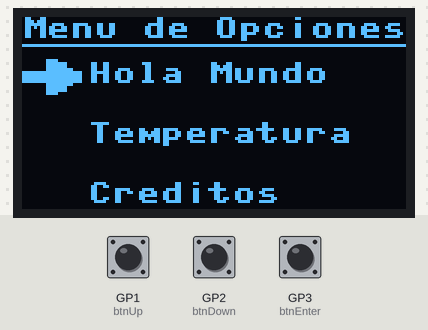
The program below on a simulated Raspberry Pi Pico running MicroPython. Shown: 128×64 one-colour display. Inputs (shaded band) come from the test bench; at power-on: GP3 (btnEnter) HIGH, GP1 (btnUp) HIGH, GP2 (btnDown) HIGH.

Above: at 1.3 s.
1.4 s: GP3 (btnEnter) pulled LOW for 1 s
At 3.3 s:
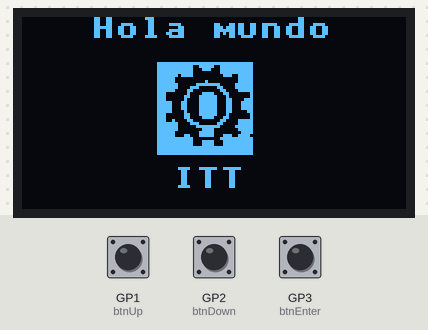
3.9 s: GP3 (btnEnter) pulled LOW for 0.15 s
At 5.0 s:
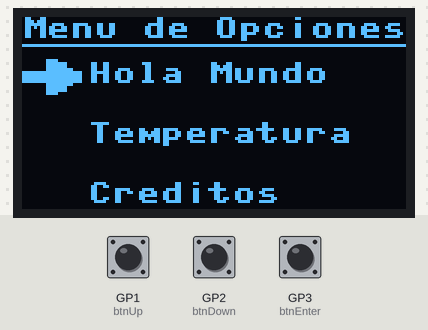
5.5 s: GP1 (btnUp) pulled LOW for 3.2 s
At 9.8 s:
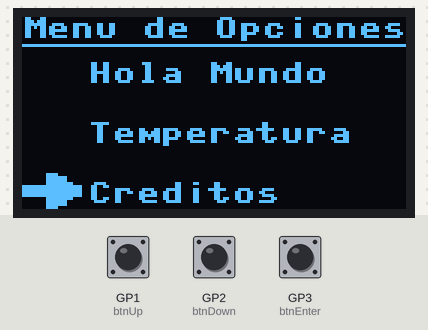
10.2 s: GP3 (btnEnter) pulled LOW for 0.15 s
At 10.9 s:
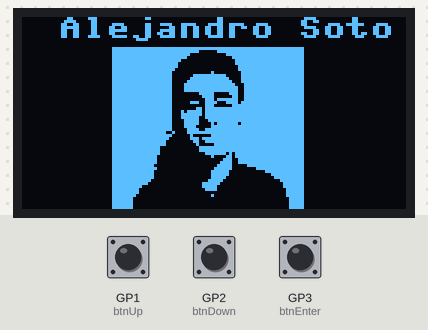
11.8 s: GP3 (btnEnter) pulled LOW for 3.2 s
At 15.6 s:
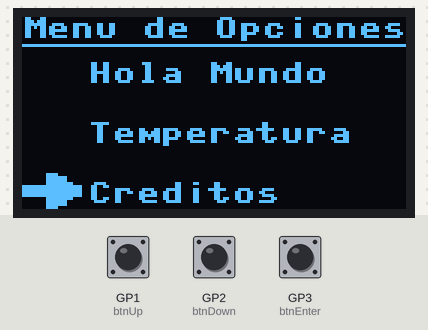
Timing chart, 0 to 17.1 s (numbered marks = the images above; inputs shaded):
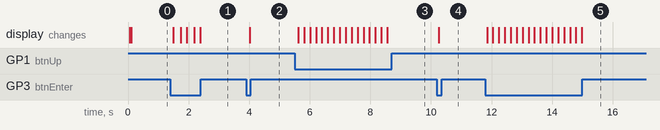

The program:

main.py
```python
import framebuf
from utime import sleep
from machine import Pin, I2C
from ssd1306 import SSD1306_I2C

# https://wokwi.com/projects/379037543681083393

pix_res_x = 128
pix_res_y = 64
onMenu = True
option = 1

btnUp = Pin(1, Pin.IN, Pin.PULL_UP)
btnDown = Pin(2, Pin.IN, Pin.PULL_UP)
btnEnter = Pin(3, Pin.IN, Pin.PULL_UP)

i2c = I2C(0, scl=Pin(21), sda=Pin(20), freq=200000)
oled = SSD1306_I2C(pix_res_x, pix_res_y, i2c)

cursor = bytearray([0x00, 0x00, 0x00, 0x00, 0x00, 0x00, 0x00, 0x00, 0x00, 0x00, 0x00, 0x00, 0x00, 0xf0, 0x00, 0x00,
0xfe, 0x00, 0x00, 0xfe, 0x00, 0x00, 0xff, 0x80, 0xff, 0xff, 0xf0, 0xff, 0xff, 0xf0, 0xff, 0xff,
0xf0, 0xff, 0xff, 0xf0, 0x00, 0xff, 0x80, 0x00, 0xfe, 0x00, 0x00, 0xfe, 0x00, 0x00, 0xf0, 0x00,
0x00, 0x00, 0x00, 0x00, 0x00, 0x00, 0x00, 0x00, 0x00, 0x00, 0x00, 0x00])

temp = bytearray([0x00, 0x0f, 0x00, 0x00, 0x00, 0x1f, 0x80, 0x00, 0x00, 0x39, 0xc0, 0x00, 0x00, 0x30, 0xcf, 0xc0,
0x00, 0x30, 0xcf, 0xc0, 0x00, 0x30, 0xc0, 0x00, 0x00, 0x30, 0xc0, 0x00, 0x00, 0x30, 0xcf, 0xc0,
0x00, 0x30, 0xcf, 0xc0, 0x00, 0x30, 0xc0, 0x00, 0x00, 0x30, 0xc0, 0x00, 0x00, 0x36, 0xcf, 0xc0,
0x00, 0x36, 0xcf, 0xc0, 0x00, 0x36, 0xc0, 0x00, 0x00, 0x36, 0xc0, 0x00, 0x00, 0x36, 0xc7, 0xc0,
0x00, 0x36, 0xc7, 0xc0, 0x00, 0x76, 0xe0, 0x00, 0x00, 0xf6, 0xf0, 0x00, 0x01, 0xcf, 0x38, 0x00,
0x01, 0xbf, 0xd8, 0x00, 0x03, 0xbf, 0xdc, 0x00, 0x03, 0x7f, 0xec, 0x00, 0x03, 0x7f, 0xec, 0x00,
0x03, 0x7f, 0xec, 0x00, 0x03, 0x7f, 0xec, 0x00, 0x03, 0xbf, 0xdc, 0x00, 0x01, 0xbf, 0xd8, 0x00,
0x01, 0xcf, 0x38, 0x00, 0x00, 0xf0, 0xf0, 0x00, 0x00, 0x7f, 0xe0, 0x00, 0x00, 0x1f, 0x80, 0x00])

logo = bytearray([0xff, 0xff, 0xff, 0xff, 0xff, 0xf3, 0xe7, 0xff, 0xff, 0xf1, 0xc7, 0xff, 0xff, 0xf0, 0x07, 0xff,
0xfe, 0xf0, 0x03, 0x9f, 0xfc, 0x00, 0x00, 0x1f, 0xfc, 0x00, 0x80, 0x1f, 0xfe, 0x07, 0xf8, 0x3f,
0xfe, 0x1c, 0x0c, 0x3f, 0xfc, 0x30, 0x06, 0x1f, 0xe0, 0x21, 0xe3, 0x01, 0xe0, 0x63, 0xf1, 0x01,
0xe0, 0x43, 0xf1, 0x87, 0xf8, 0xc3, 0xf1, 0x8f, 0xf8, 0xc3, 0xf1, 0x8f, 0xf8, 0xc3, 0xf1, 0x8f,
0xf8, 0x43, 0xf1, 0x83, 0xe0, 0x63, 0xf1, 0x01, 0xe0, 0x61, 0xe3, 0x01, 0xe4, 0x30, 0x06, 0x1f,
0xfe, 0x1c, 0x0c, 0x1f, 0xfe, 0x07, 0xf8, 0x3f, 0xfe, 0x01, 0xe0, 0x1f, 0xfc, 0x03, 0xe0, 0x0f,
0xfc, 0x63, 0xe3, 0x9e, 0xff, 0xf0, 0x07, 0xff, 0xff, 0xf1, 0xe3, 0xff, 0xff, 0xf1, 0xe3, 0xff,
0xff, 0xff, 0xff, 0xff, 0xff, 0xff, 0xff, 0xff, 0xff, 0xff, 0xff, 0xff, 0x00, 0x00, 0x00, 0x00])

foto = bytearray([0xff, 0xff, 0xff, 0xff, 0xff, 0xff, 0xff, 0xff, 0xff, 0xff, 0xff, 0xf8, 0x1f, 0xff, 0xff, 0xff,
0xff, 0xff, 0xff, 0xc0, 0x03, 0xff, 0xff, 0xff, 0xff, 0xff, 0xff, 0x80, 0x00, 0xff, 0xff, 0xff,
0xff, 0xff, 0xfe, 0x00, 0x00, 0x7f, 0xff, 0xff, 0xff, 0xff, 0xfc, 0x00, 0x00, 0x7f, 0xff, 0xff,
0xff, 0xff, 0xfc, 0x00, 0x00, 0x3f, 0xff, 0xff, 0xff, 0xff, 0xf8, 0x00, 0x00, 0x3f, 0xff, 0xff,
0xff, 0xff, 0xf0, 0x00, 0x40, 0x1f, 0xff, 0xff, 0xff, 0xff, 0xf0, 0x1f, 0xfc, 0x1f, 0xff, 0xff,
0xff, 0xff, 0xf0, 0x3f, 0xfe, 0x1f, 0xff, 0xff, 0xff, 0xff, 0xf0, 0x7f, 0xff, 0x1f, 0xff, 0xff,
0xff, 0xff, 0xf0, 0xff, 0xff, 0x8f, 0xff, 0xff, 0xff, 0xff, 0xf0, 0xff, 0xff, 0xcf, 0xff, 0xff,
0xff, 0xff, 0xf0, 0xff, 0xff, 0xcf, 0xff, 0xff, 0xff, 0xff, 0xf0, 0x07, 0xc1, 0xcf, 0xff, 0xff,
0xff, 0xff, 0xf0, 0x03, 0xc0, 0xcf, 0xff, 0xff, 0xff, 0xff, 0xf0, 0x01, 0xdf, 0xcf, 0xff, 0xff,
0xff, 0xff, 0xf0, 0x39, 0xe3, 0xdf, 0xff, 0xff, 0xff, 0xff, 0xf0, 0x01, 0xc0, 0xff, 0xff, 0xff,
0xff, 0xff, 0xf0, 0x0d, 0xff, 0xff, 0xff, 0xff, 0xff, 0xff, 0xf1, 0x7d, 0xff, 0xff, 0xff, 0xff,
0xff, 0xff, 0xf1, 0xfd, 0xff, 0xff, 0xff, 0xff, 0xff, 0xff, 0xf1, 0xf9, 0xff, 0xff, 0xff, 0xff,
0xff, 0xff, 0xf0, 0xf8, 0xff, 0xff, 0xff, 0xff, 0xff, 0xff, 0xf0, 0xf8, 0x5f, 0xdf, 0xff, 0xff,
0xff, 0xff, 0xf0, 0xf0, 0x7f, 0xff, 0xff, 0xff, 0xff, 0xff, 0xf0, 0x79, 0xff, 0xff, 0xff, 0xff,
0xff, 0xff, 0xc8, 0x7f, 0xff, 0xff, 0xff, 0xff, 0xff, 0xff, 0xf0, 0x20, 0x7f, 0xff, 0xff, 0xff,
0xff, 0xff, 0xe0, 0x3b, 0xff, 0xff, 0xff, 0xff, 0xff, 0xff, 0xc0, 0x19, 0xff, 0xff, 0xff, 0xff,
0xff, 0xff, 0xc0, 0x08, 0x3f, 0xff, 0xff, 0xff, 0xff, 0xff, 0x00, 0x07, 0xff, 0xff, 0xff, 0xff,
0xff, 0xff, 0x00, 0x07, 0xff, 0xff, 0xff, 0xff, 0xff, 0xff, 0x00, 0x01, 0xfd, 0x7f, 0xff, 0xff,
0xff, 0xfe, 0x00, 0x00, 0x43, 0x7f, 0xff, 0xff, 0xff, 0xfe, 0x00, 0x00, 0x07, 0x3f, 0xff, 0xff,
0xff, 0xfe, 0x00, 0x00, 0x0f, 0x3f, 0xff, 0xff, 0xff, 0xfc, 0x00, 0x00, 0x1f, 0x07, 0xff, 0xff,
0xff, 0xfe, 0x00, 0x00, 0x3f, 0x00, 0xff, 0xff, 0xff, 0xfc, 0x00, 0x00, 0x7e, 0x00, 0x1f, 0xff,
0xff, 0xfc, 0x00, 0x00, 0x7e, 0x00, 0x07, 0xff, 0xff, 0xfc, 0x00, 0x00, 0x7c, 0x00, 0x03, 0xff,
0xff, 0xf8, 0x00, 0x00, 0xf8, 0x00, 0x00, 0xff, 0xff, 0xf0, 0x00, 0x03, 0xf0, 0x00, 0x00, 0x7f,
0xff, 0xc0, 0x00, 0x03, 0xe0, 0x00, 0x00, 0x7f, 0xff, 0x80, 0x00, 0x01, 0xe0, 0x00, 0x00, 0x3f,
0xff, 0x80, 0x00, 0x00, 0x00, 0x00, 0x00, 0x3f, 0xff, 0x00, 0x00, 0x00, 0x40, 0x00, 0x00, 0x3f,
0xfe, 0x00, 0x00, 0x00, 0x00, 0x00, 0x00, 0x1f, 0xfe, 0x00, 0x00, 0x00, 0x00, 0x00, 0x00, 0x1f,
0xfe, 0x00, 0x00, 0x00, 0x00, 0x00, 0x00, 0x1f, 0xfe, 0x00, 0x00, 0x00, 0x00, 0x00, 0x00, 0x1f,
0xfc, 0x00, 0x00, 0x00, 0x00, 0x00, 0x00, 0x0f, 0xf8, 0x00, 0x00, 0x00, 0x00, 0x00, 0x00, 0x0f,
0xf0, 0x00, 0x00, 0x00, 0x00, 0x00, 0x00, 0x0f, 0xe0, 0x00, 0x00, 0x00, 0x00, 0x00, 0x00, 0x0f,
0xe0, 0x00, 0x00, 0x00, 0x00, 0x00, 0x00, 0x07, 0xc0, 0x00, 0x00, 0x00, 0x00, 0x00, 0x00, 0x07,
0xc0, 0x00, 0x00, 0x00, 0x00, 0x00, 0x00, 0x07, 0x80, 0x00, 0x00, 0x00, 0x00, 0x00, 0x00, 0x07,
0x80, 0x00, 0x00, 0x00, 0x00, 0x00, 0x00, 0x03, 0x80, 0x00, 0x00, 0x00, 0x00, 0x00, 0x00, 0x03])

def Menu(oled, option):
    oled.fill(0)
    oled.text("Menu de Opciones", 0, 0)
    oled.hline(0, 9, 128, 1)
    oled.text("Hola Mundo", 22, 15)
    oled.text("Temperatura", 22, 35)
    oled.text("Creditos", 22, 55)
    if option == 1:
        oled.fill_rect(0, 48, 20, 20, 0)
        oled.fill_rect(0, 30, 20, 20, 0)

        displayImg(oled, cursor, 20, 20, 0, 10)
    elif option == 2:
        oled.fill_rect(0, 10, 20, 20, 0)

        oled.fill_rect(0, 48, 20, 20, 0)
        displayImg(oled, cursor, 20, 20, 0, 30)
    elif option == 3:
        oled.fill_rect(0, 10, 20, 20, 0)
        oled.fill_rect(0, 30, 20, 20, 0)

        displayImg(oled, cursor, 20, 20, 0, 48)
    oled.show()

def displayImg(oled, IMGname, resX, resY, posX, posY):
    IMG = framebuf.FrameBuffer(IMGname, resX, resY, framebuf.MONO_HLSB)
    oled.blit(IMG, posX, posY)
    oled.show()

def displayCont(oled, option):
    oled.fill(0)
    if option == 1:
        oled.text("Hola mundo", 23, 0)
        oled.text("ITT", 50, 50)
        displayImg(oled, logo, 32, 32, 45, 15)
        oled.show()
    elif option == 2:
        adc = machine.ADC(4)
        ADC_voltage = adc.read_u16() * (3.3 / (65536))
        temperature_celcius = 27 - (ADC_voltage - 0.706)/0.001721
        temp_fahrenheit=32+(1.8*temperature_celcius)
        oled.text(f"Temperatura: ", 5, 5)
        oled.text(f"{temperature_celcius:.3f}C {temp_fahrenheit:.3f}F", 5, 15)
        displayImg(oled, temp, 32, 32, 50, 30)
    elif option == 3:
        oled.text("Alejandro Soto", 12,0)
        displayImg(oled, foto, 64, 64, 30, 10)
    oled.show()

def main():
    global onMenu, option
    Menu(oled, option)

    while True:
        if onMenu == True:
            if btnUp.value() == 0:
                if option == 1:
                    option = 3
                    Menu(oled, option)
                elif option == 2:
                    option = 1
                    Menu(oled, option)
                elif option == 3:
                    option = 2
                    Menu(oled, option)
            elif btnDown.value() == 0:
                if option == 1:
                    option = 2
                    Menu(oled, option)
                elif option == 2:
                    option = 3
                    Menu(oled, option)
                elif option == 3:
                    option = 1
                    Menu(oled, option)
            elif btnEnter.value() == 0:
                onMenu = False
                if option == 1:
                    displayCont(oled, option)
                if option == 2:
                    displayCont(oled, option)
                if option == 3:
                    displayCont(oled, option)
        elif btnEnter.value() == 0:
            onMenu = True
            if option == 1:
                Menu(oled, option)
            if option == 2:
                Menu(oled, option)
            if option == 3:
                Menu(oled, option)
        sleep(0.1)

if __name__ == '__main__':
    main()
```

Measured:
- after the input at 1.4 s, the display: changes after 0.10 s (image 1)
- after the input at 3.9 s, the display: changes after 0.12 s (image 2)
- after the input at 5.5 s, the display: changes after 0.12 s (image 3)
- after the input at 10.2 s, the display: changes after 0.06 s (image 4)
- after the input at 11.8 s, the display: changes after 0.05 s (image 5)
